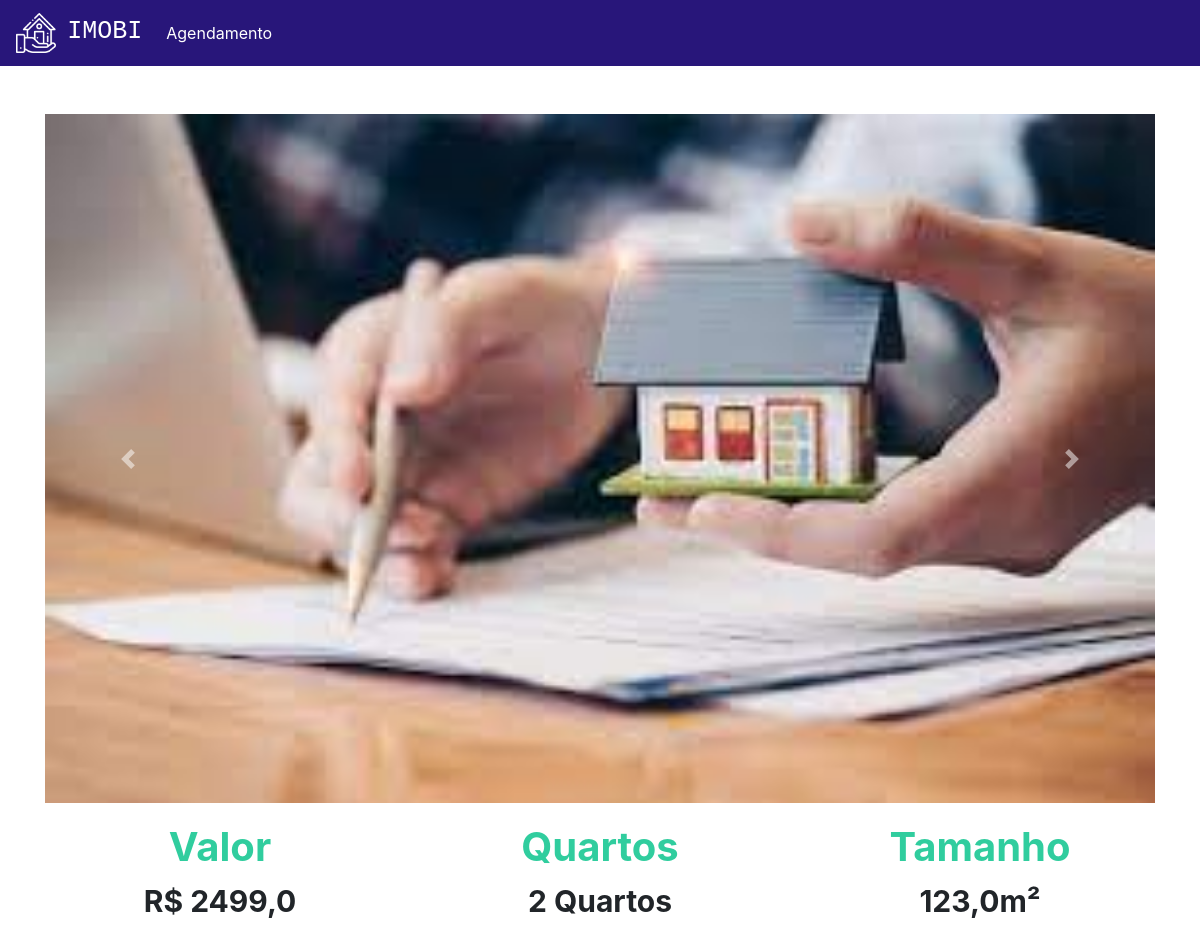
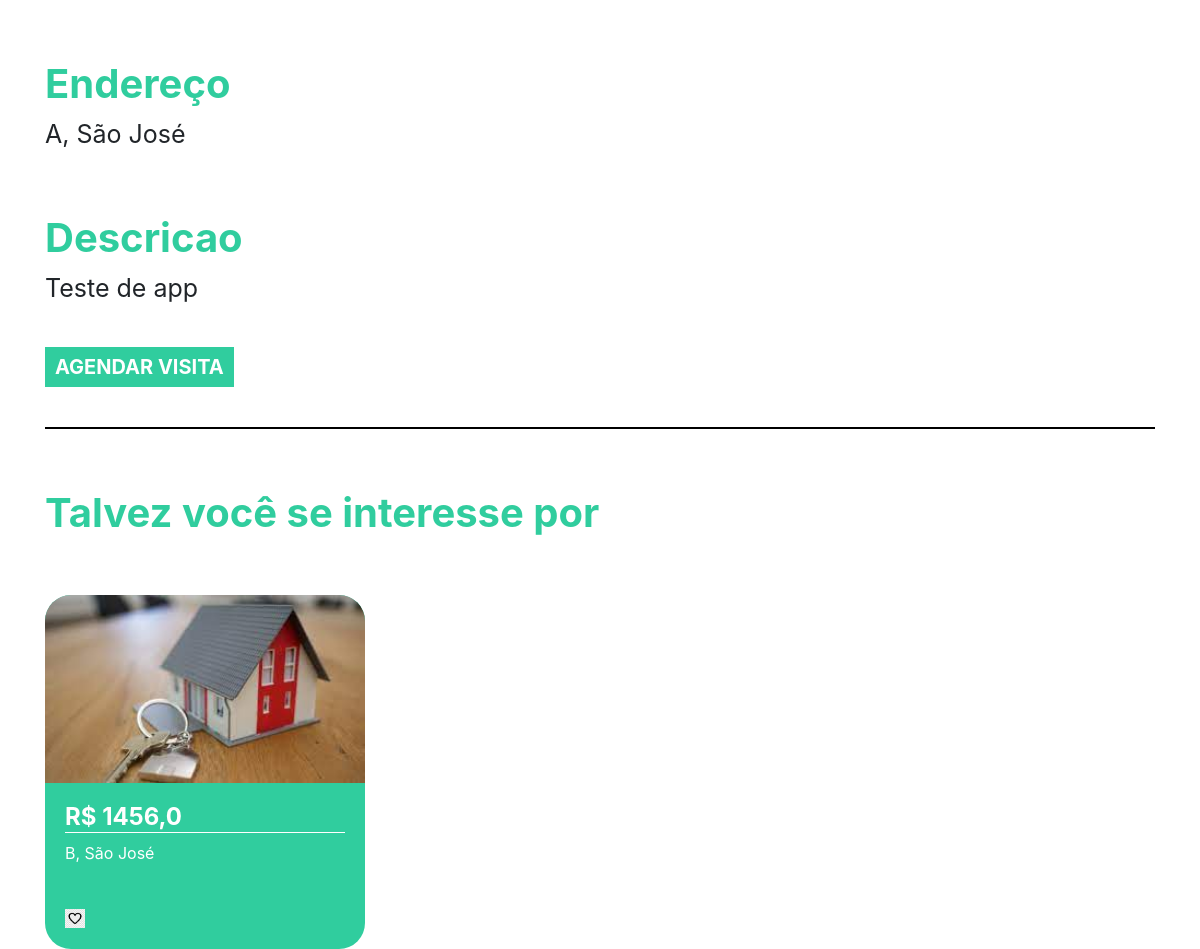
The page /imovel/1 (signed in) on the database its author committed (2 pictures, top to bottom).
### plataforma/models.py (models this page shows, shortened)
class Imagem(models.Model):
    img = models.ImageField(upload_to='img')
    def __str__(self) -> str:
        return self.img.url

class Imovei(models.Model):
    choices = (('V', 'Venda'),
            ('A', 'Aluguel'))
    choices_imovel = (('A', 'Apartamento'),
            ('C', 'Casa'))
    imagens = models.ManyToManyField(Imagem)
    valor = models.FloatField()
    quartos = models.IntegerField()
    tamanho = models.FloatField()
    cidade = models.ForeignKey(Cidade, on_delete=models.DO_NOTHING)
    rua = models.CharField(max_length=50)
    tipo = models.CharField(max_length=1, choices=choices)
    tipo_imovel = models.CharField(max_length=1, choices=choices_imovel)
    numero = models.IntegerField()
    descricao = models.TextField()
    dias_visita = models.ManyToManyField(DiasVisita)
    horarios = models.ManyToManyField(Horario)

class Cidade(models.Model):
    nome = models.CharField(max_length=30)
    def __str__(self) -> str:
        return self.nome

### plataforma/views.py (the view)
# urls.py: path('imovel/<str:id>', views.imovel, name="imovel"),
def imovel(request, id):
    imovel = get_object_or_404(Imovei, id=id)
    sugestoes = Imovei.objects.filter(cidade=imovel.cidade).exclude(id=id)[:2]
    return render(request, 'imovel.html', {'imovel': imovel, 'sugestoes': sugestoes, 'id': id})

### plataforma/models.py (called while the page is built)
    def __str__(self) -> str:
        return self.dia

    def __str__(self) -> str:
        return str(self.horario)

### plataforma/templates/imovel.html (shortened to what this page needs)
{% extends 'base.html' %}
{% load static %}
{% block 'head' %}
<link rel="stylesheet" href="{% static 'plataforma/css/home.css' %}">
{% endblock  %}
{% block 'body' %}
    <div style="text-align: center" class="container">
        <br>
        <br>
        <div id="carouselExampleControls" class="carousel slide" data-ride="carousel">
            <div class="carousel-inner">
                {% for img in imovel.imagens.all  %}
                    <div class="carousel-item {% if forloop.first %} active {% endif %}" >
                        <img class="d-block w-100" src="{{img}}" alt="First slide">
                    </div>
                {% endfor %}
            </div>
        <a class="carousel-control-prev" href="#carouselExampleControls" role="button" data-slide="prev">
            <span class="carousel-control-prev-icon" aria-hidden="true"></span>
        </a>
        <a class="carousel-control-next" href="#carouselExampleControls" role="button" data-slide="next">
            <span class="carousel-control-next-icon" aria-hidden="true"></span>
        </a>
    </div>
        <div class="row">
            <div class="col-md">
                <h3 class="titulo_especificacao">Valor</h3>
                <p class="especificacao">R$ {{imovel.valor}}</p>
            </div>
            <div class="col-md">
                <h3 class="titulo_especificacao">Quartos</h3>
                <p class="especificacao">{{imovel.quartos}} Quartos</p>
            </div>
            <div class="col-md">
                <h3 class="titulo_especificacao">Tamanho</h3>
                <p class="especificacao">{{imovel.tamanho}}m²</p>
            </div>
        </div>
        <br>
        <br>
        <div style="text-align: left">
            <h3 class="titulo_especificacao">Endereço</h3>
            <p class="especificacao_endereco">{{imovel.rua}}, {{imovel.cidade }}</p>
        </div>
        <br>
        <div style="text-align: left">
            <h3 class="titulo_especificacao">Descricao</h3>
            <p class="especificacao_endereco">{{imovel.descricao}}</p>
            <br>
            <button class="btn_agendar_visita" data-toggle="modal" data-target="#exampleModal">AGENDAR VISITA</button>
            <br>
            <br>
        </div>
        <hr style="border: 1px solid black">
        <br>
        <div class="div_possivel_interesse">
            <h3 class="titulo_especificacao">Talvez você se interesse por</h3>
            <div class="row">
                {% for sugestao in sugestoes %}
                    <div class="col-md cont">
                        <div class="card_imovel">
                            <img class="img_capa_imovel" src="{{sugestao.imagens.all.0.img.url}}">
                            <div class="informacoes_imoveis">
                            <a class="a_none" href="{% url 'imovel' sugestao.id %}"><h4 class="valor">R$ {{sugestao.valor}}</h4></a>
                            <p>{{sugestao.rua}}, {{sugestao.cidade}}</p>
                            <br>
                            <img width="7%" src="{% static 'plataforma/img/heart.png' %}">
                            </div>
                        </div>
                    </div>
                {% endfor %}
            </div>
        </div>
    </div>
{% endblock  %}

### templates/static/plataforma/css/home.css (style rules this page uses)
.card_imovel { background-color: #30CD9E; width: 20rem; margin-top: 50px; border-radius: 26px; }
.img_capa_imovel { width: 100%; border-top-left-radius: 26px; border-top-right-radius: 26px; }
.informacoes_imoveis { padding: 20px; color: white; }
.valor { font-weight: bold; border-bottom: 1px solid white; }
.a_none { color: white; }
.titulo_especificacao { color: #30CD9E; font-weight: bold; margin-top: 20px; font-size: 40px; }
.especificacao { font-size: 30px; font-weight: bold; }
.especificacao_endereco { font-size: 25px; }
.btn_agendar_visita { border: none; background-color: #30CD9E; color: white; font-weight: bold; font-size: 20px; padding: 5px 10px 5px 10px; }
.div_possivel_interesse { text-align: left; }

### rows shown on the page
Imagem: img (picture)
Imovei: valor "2499,0", quartos "2", tamanho "123,0", rua "A", cidade "São José", descricao "Teste de app"
Imovei: imagens.all.0.img (picture), valor "1456,0", rua "B", cidade "São José"
